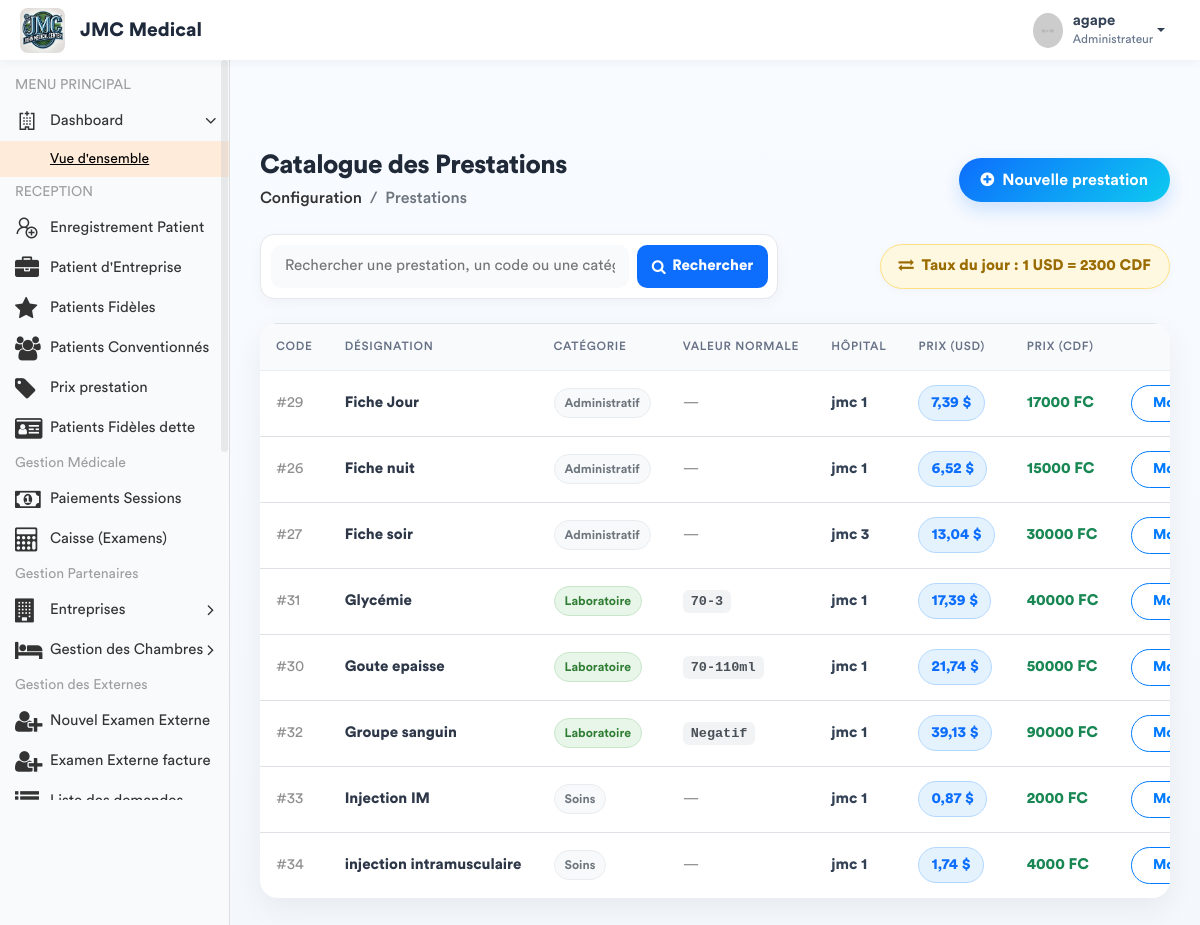
/prestations/ (signed in), run on an earlier commit of the app's database.
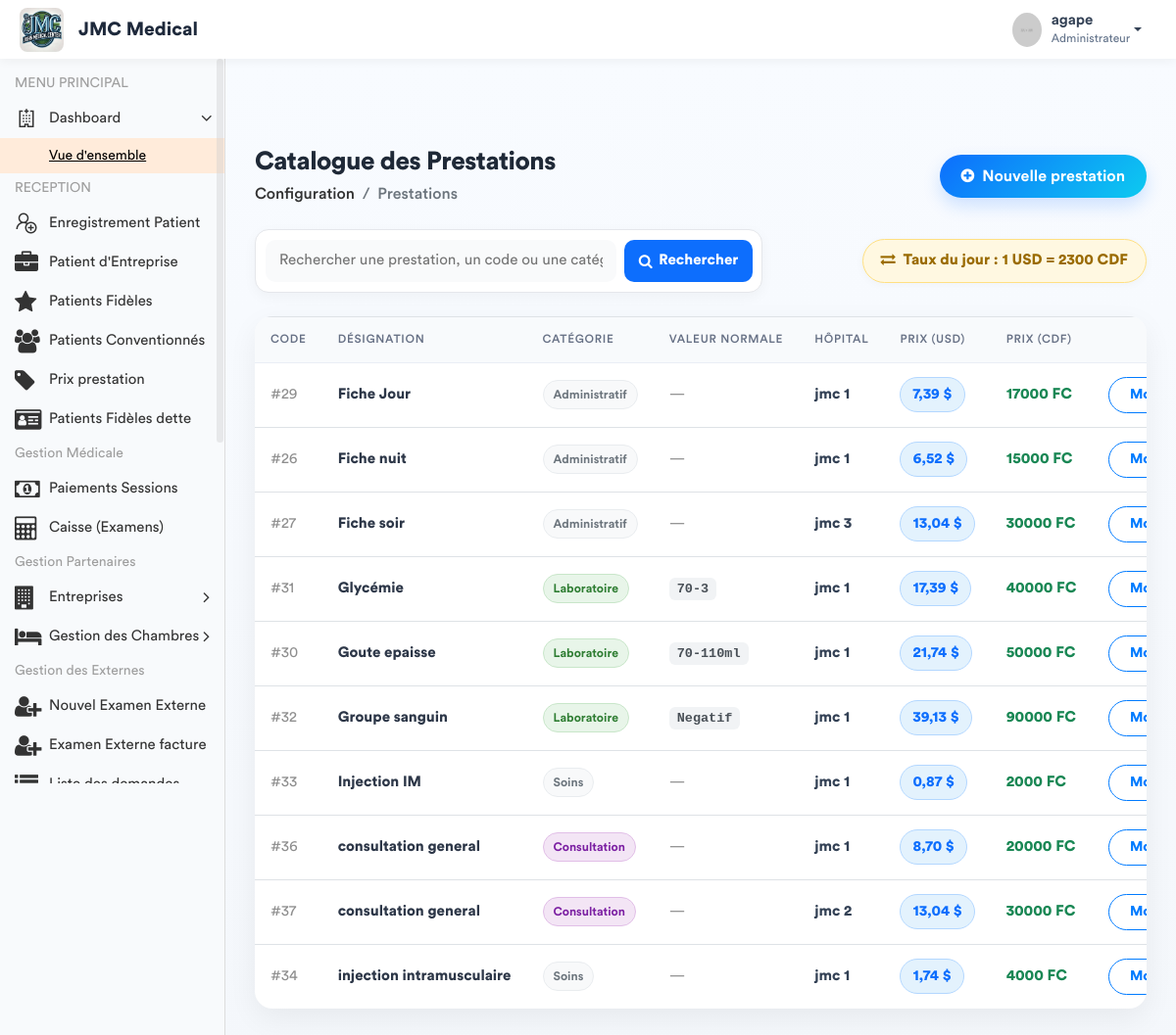
And on a later commit of the database.
### app/models.py (models this page shows, shortened)
class Prestation(models.Model):
    CATEGORIES = [
        ('ADM', 'Administratif'),
        ('CONS', 'Consultation'),
        ('LABO', 'Laboratoire'),
        ('SOIN', 'Soins'),
        ('ECHO', 'Échographie'),
        ('RADIO', 'Radiologie'),
        ('SCAN', 'Scanner'),
        ('IRM', 'IRM'),
        ('CARDIO', 'Cardiographie'),
        ('GYNECO', 'Gynécographie'),
        ('ONCO', 'Oncologie'),
        ('ORTHO', 'Orthopédie'),
        ('DERMA', 'Dermatologie'),
        ('OPHTA', 'Ophtalmologie'),
        ('PSY', 'Psychiatrie'),
        ('KINE', 'Rééducation / Kinésithérapie'),
        ('MED', 'Acte Médical'),
        ('CHIR', 'Acte Chirurgical'),
        ('CONS_MAT', 'Consultation Maternité'),
        ('MAT', 'Forfait Maternité / Accouchement'),
    ]
    libelle = models.CharField(max_length=200, verbose_name="Libellé")
    categorie = models.CharField(max_length=10, choices=CATEGORIES, verbose_name="Catégorie")
    prix = models.DecimalField(max_digits=10, decimal_places=2, default=Decimal('0.00'), verbose_name="Prix (CDF)")
    hopital =  models.ForeignKey(Hopital, on_delete= models.SET_NULL , null = True , related_name = 'hopital_prestation')
    valeur_normale = models.CharField(
        max_length=150, blank=True, null=True,
        verbose_name="Valeur Normale / Référence (Labo uniquement)",
        help_text="Ex: 70-110 mg/dl, Négatif, etc."
    )
    class Meta:
        verbose_name = "Prestation"
        verbose_name_plural = "Prestations"

class Hopital(models.Model):
    nomH = models.CharField(max_length=30)
    def __str__(self):
        return self.nomH

### app/views.py (the view)
# urls.py: path('prestations/', views.gestion_prestations, name='gestion_prestations'),
@login_required
def gestion_prestations(request):
    query = request.GET.get('q')
    if query:
        prestations_list = Prestation.objects.filter(
            Q(libelle__icontains=query) | Q(categorie__icontains=query)
        ).order_by('libelle')
    else:
        prestations_list = Prestation.objects.all().order_by('libelle')
    config = ConfigurationHopital.objects.first()
    taux_valeur = config.taux_usd_en_cdf if config else 2500.00
    taux = Decimal(str(taux_valeur))  # 1 USD = taux CDF
    paginator = Paginator(prestations_list, 10)
    page_number = request.GET.get('page')
    prestations_obj = paginator.get_page(page_number)
    for item in prestations_obj:
        item.prix_usd = item.prix / taux if taux else Decimal('0')
    if request.method == 'POST':
        form = PrestationForm(request.POST)
        if form.is_valid():
            form.save()
            messages.success(request, "La prestation a été ajoutée avec succès.")
            return redirect('gestion_prestations')
    else:
        form = PrestationForm()
    role = Fonction.objects.filter(userKey=request.user).first()
    fonctionKey = role.fonctionKey.roleName if role and role.fonctionKey else None
    categories_list = Prestation._meta.get_field('categorie').choices
    context = {
        'prestations': prestations_obj,
        'form': form,
        'taux': taux,
        'fonctionKey': fonctionKey,
        'categories_list': categories_list,
    }
    return render(request, 'back-end/prestation/list_prestation.html', context)

### app/templates/back-end/prestation/list_prestation.html (shortened to what this page needs)
<!DOCTYPE html>
{% load static %}
<html lang="fr">
<head>
    {% include 'back-end/includes/css.html' %}
</head>
<body>
    <div class="main-wrapper">
        {% include 'back-end/includes/header.html' %}
        {% include 'back-end/includes/sidebar.html' %}
        <div class="page-wrapper">
            <div class="content container-fluid">
                <div class="page-header mb-4">
                    <div class="row align-items-center">
                        <div class="col">
                            <h3 class="page-title">Catalogue des Prestations</h3>
                            <ul class="breadcrumb">
                                <li class="breadcrumb-item"><a href="#">Configuration</a></li>
                                <li class="breadcrumb-item active">Prestations</li>
                            </ul>
                        </div>
                        <div class="col-auto float-right ml-auto">
                            <a href="#" class="btn add-btn" data-toggle="modal" data-target="#add_prestation">
                                <i class="fa fa-plus-circle mr-1"></i> Nouvelle prestation
                            </a>
                        </div>
                    </div>
                </div>
                <div class="row mb-4 align-items-center">
                    <div class="col-md-7">
                        <form method="GET" action="{% url 'gestion_prestations' %}" class="search-card">
                            <input type="text" name="q" class="search-input"
                                   placeholder="Rechercher une prestation, un code ou une catégorie..."
                                   value="{{ request.GET.q|default:'' }}">
                            <button class="search-btn" type="submit">
                                <i class="fa fa-search"></i> Rechercher
                            </button>
                        </form>
                    </div>
                    <div class="col-md-5 text-md-right mt-3 mt-md-0">
                        <div class="d-inline-block taux-info">
                            <i class="fa fa-exchange mr-1"></i>
                            <strong>Taux du jour : 1 USD = {{ taux|floatformat:0 }} CDF</strong>
                        </div>
                    </div>
                </div>
                <div class="row">
                    <div class="col-md-12">
                        <div class="card card-table">
                            <div class="card-body p-0">
                                <div class="table-responsive">
                                    <table class="table table-hover mb-0">
                                        <thead>
                                            <tr>
                                                <th style="width: 80px;">Code</th>
                                                <th>Désignation</th>
                                                <th>Catégorie</th>
                                                <th>Valeur Normale</th>
                                                <th>Hôpital</th>
                                                <th>Prix (USD)</th>
                                                <th>Prix (CDF)</th>
                                                <th class="text-right" style="width: 160px;">Action</th>
                                            </tr>
                                        </thead>
                                        <tbody>
                                            {% for item in prestations %}
                                                <tr>
                                                    <td><span class="text-muted">#{{ item.id }}</span></td>
                                                    <td><span style="font-weight: 700; color: #2d3748;">{{ item.libelle }}</span></td>
                                                    <td>
                                                        {% if item.categorie == 'LABO' %}
                                                            <span class="cat-badge cat-labo">{{ item.get_categorie_display }}</span>
                                                        {% elif item.categorie == 'CONS' or item.categorie == 'CONSULTATION' %}
                                                            <span class="cat-badge cat-consult">{{ item.get_categorie_display }}</span>
                                                        {% elif item.categorie == 'IMAG' or item.categorie == 'IMAGERIE' %}
                                                            <span class="cat-badge cat-imagerie">{{ item.get_categorie_display }}</span>
                                                        {% else %}
                                                            <span class="cat-badge cat-default">{{ item.get_categorie_display }}</span>
                                                        {% endif %}
                                                    </td>
                                                    <td>
                                                        {% if item.valeur_normale %}
                                                            <span class="text-valeur-normale">{{ item.valeur_normale }}</span>
                                                        {% else %}
                                                            <span class="text-muted">—</span>
                                                        {% endif %}
                                                    </td>
                                                    <td>
                                                        {% if item.hopital %}
                                                            <span class="hospital-name">{{ item.hopital.nomH|default:item.hopital }}</span>
                                                        {% else %}
                                                            <span class="text-muted">—</span>
                                                        {% endif %}
                                                    </td>
                                                    <td>
                                                        <span class="badge-usd">{{ item.prix_usd|floatformat:2 }} $</span>
                                                    </td>
                                                    <td>
                                                        <span class="text-cdf">{{ item.prix|floatformat:0 }} FC</span>
                                                    </td>
                                                    <td class="text-right">
                                                        <a href="{% url 'modifier_prestation' item.id %}"
                                                           class="btn btn-sm btn-outline-primary action-btn">
                                                             Modifier
                                                        </a>
                                                    </td>
                                                </tr>
                                            {% endfor %}
                                        </tbody>
                                    </table>
                                </div>
                            </div>
                        </div>
                    </div>
                </div>
            </div>
        </div>
    </div>
</body>
</html>

### app/templates/back-end/includes/header.html (shortened to what this page needs)
{% load static %}
<header class="header-modern" style="background: #ffffff; height: 60px; box-shadow: 0 2px 10px rgba(0,0,0,0.05); display: flex; align-items: center; padding: 0 20px; position: relative; z-index: 1060;">
    <div class="header-left" style="display: flex; align-items: center;">
        <a href="{% url 'home' %}" class="logo">
            <img src="{% static 'front-end/assets/img/dr/jmc.jpeg' %}" width="45" height="45" alt="Moyanoli" style="border-radius: 8px;">
        </a>
        <span style="font-weight: 700; font-size: 1.2rem; margin-left: 15px; color: #1e293b;">JMC Medical</span>
    </div>
    <ul class="nav user-menu" style="list-style: none; display: flex; align-items: center; margin-left: auto;">
        <li class="nav-item dropdown has-arrow main-drop">
            <a href="#" class="dropdown-toggle nav-link" data-toggle="dropdown" style="display: flex; align-items: center; color: #334155; text-decoration: none;">
                <span class="user-img" style="margin-right: 10px;">
                    <img src="{% static 'back-end/assets/img/profiles/avatar-21.jpg' %}" width="35" height="35" alt="User" style="border-radius: 50%;">
                </span>
                <div style="line-height: 1.2;">
                    <span style="font-weight: 600; display: block;">{{ user.username }}</span>
                    <span style="font-size: 0.75rem; color: #64748b;">Administrateur</span>
                </div>
            </a>
        </li>
    </ul>
</header>

What changed in the data, as far as the page shows it:
added Prestation: id "36", libelle "consultation general", categorie "Consultation", hopital.nomH "jmc 1", prix_usd "8,70", prix "20000"
added Prestation: id "37", libelle "consultation general", categorie "Consultation", hopital.nomH "jmc 2", prix_usd "13,04", prix "30000"
